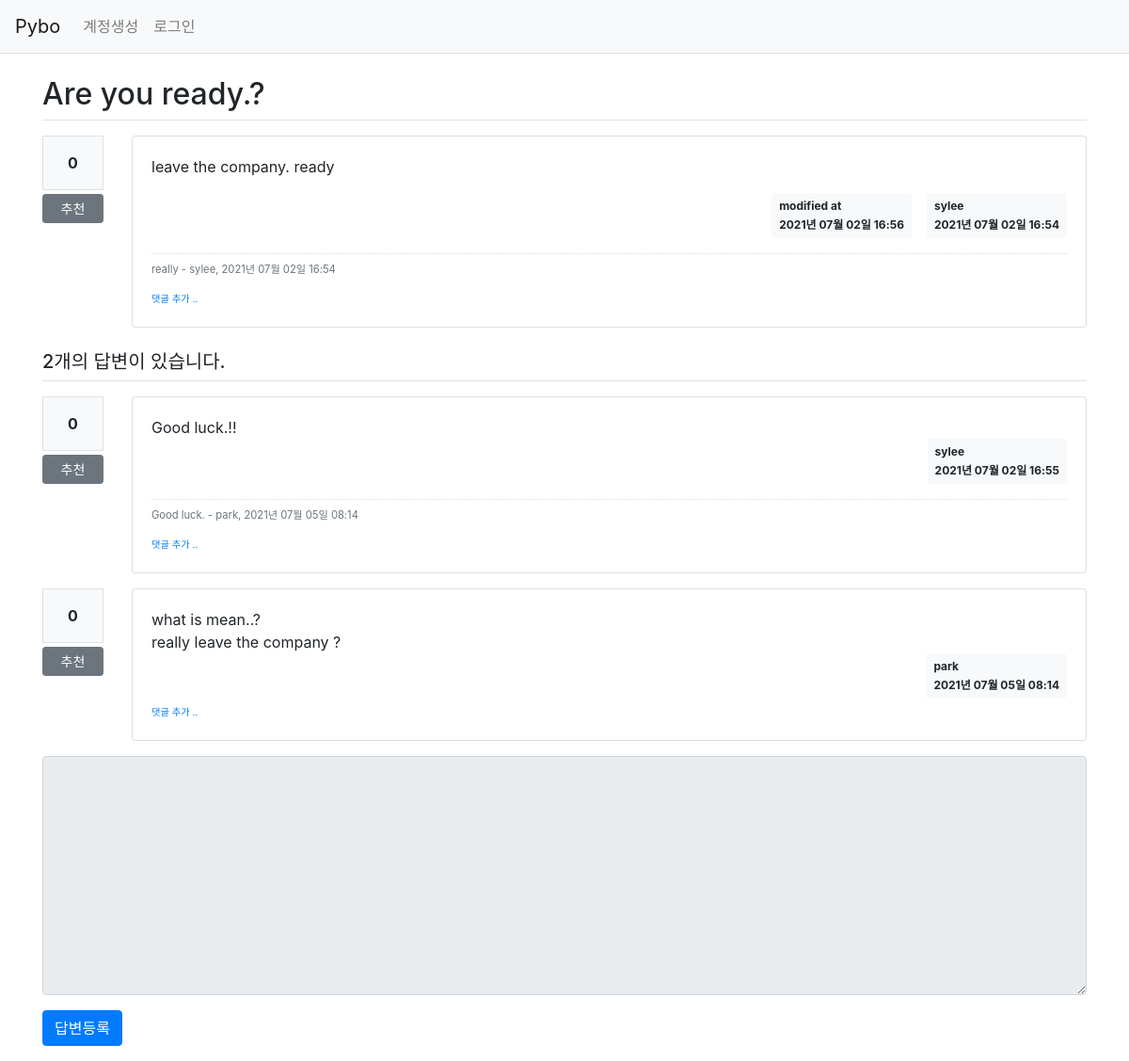
Screenshot of /question/detail/305/ with the database file from the repository.
### pybo/models.py (models this page shows)
class Question(db.Model):
    id = db.Column(db.Integer, primary_key=True)
    subject = db.Column(db.String(200), nullable=False)
    content = db.Column(db.Text(), nullable=False)
    create_date = db.Column(db.DateTime(), nullable=False)
    user_id = db.Column(db.Integer, db.ForeignKey('user.id', ondelete='CASCADE'), nullable=False)
    user = db.relationship('User', backref=db.backref('question_set'))
    modify_date = db.Column(db.DateTime(), nullable=True)
    voter = db.relationship('User', secondary=question_voter, backref=db.backref('question_voter_set'))

class User(db.Model):
    id = db.Column(db.Integer, primary_key=True)
    username = db.Column(db.String(150), unique=True, nullable=False)
    password = db.Column(db.String(200), nullable=False)
    email = db.Column(db.String(120), unique=True, nullable=False)

class Comment(db.Model):
    id = db.Column(db.Integer, primary_key=True)
    user_id = db.Column(db.Integer, db.ForeignKey('user.id', ondelete='CASCADE'), nullable=False)
    user = db.relationship('User', backref=db.backref('comment_set'))
    content = db.Column(db.Text(), nullable=False)
    create_date = db.Column(db.DateTime(), nullable=False)
    modify_date = db.Column(db.DateTime())
    question_id = db.Column(db.Integer, db.ForeignKey('question.id', ondelete='CASCADE'), nullable=True)
    question = db.relationship('Question', backref=db.backref('comment_set'))
    answer_id = db.Column(db.Integer, db.ForeignKey('answer.id', ondelete='CASCADE'), nullable=True)
    answer = db.relationship('Answer', backref=db.backref('comment_set'))

class Answer(db.Model):
    id = db.Column(db.Integer, primary_key=True)
    question_id = db.Column(db.Integer, db.ForeignKey('question.id', ondelete='CASCADE'))
    question = db.relationship('Question', backref=db.backref('answer_set'))
    content = db.Column(db.Text(), nullable=False)
    create_date = db.Column(db.DateTime(), nullable=False)
    user_id = db.Column(db.Integer, db.ForeignKey('user.id', ondelete='CASCADE'), nullable=False)
    user = db.relationship('User', backref=db.backref('answer_set'))
    modify_date = db.Column(db.DateTime(), nullable=True)
    voter = db.relationship('User', secondary=answer_voter, backref=db.backref('answer_voter_set'))

### pybo/views/question_views.py (the view)
@bp.route('/detail/<int:question_id>/')
def detail(question_id):
    form = AnswerForm()
    question = Question.query.get_or_404(question_id)
    return render_template('question/question_detail.html', question=question, form=form)

### pybo/forms.py
class AnswerForm(FlaskForm):
    content = TextAreaField('내용', validators=[DataRequired('내용은 필수입력 항목입니다.')])

### pybo/filter.py (called while the page is built)
def format_datetime(value, fmt='%Y년 %m월 %d일 %H:%M'):
    return value.strftime(fmt)

### pybo/views/auth_views.py (called while the page is built)
@bp.before_app_request
def load_logged_in_user():
    user_id = session.get('user_id')
    if user_id is None:
        g.user = None
    else:
        g.user = User.query.get(user_id)

### pybo/templates/question/question_detail.html (shortened to what this page needs)
{% extends 'base.html' %}
{% block content %}
<div class="container my-3">
    <h2 class="border-bottom py-2">{{ question.subject }}</h2>
    <div class="row my-3">
        <div class="col-1">
            <div class="bg-light text-center p-3 border font-weight-bolder mb-1">{{ question.voter|length }}</div>
            <a href="#" data-uri="{{ url_for('vote.question', question_id=question.id) }}"
               class="recommend btn btn-sm btn-secondary btn-block my-1">추천</a>
        </div>
        <div class="col-11">
            <div class="card">
                <div class="card-body">
                    <div class="card-text">{{ question.content|markdown }}</div>
                    <div class="d-flex justify-content-end">
                        {% if question.modify_date %}
                        <div class="badge badge-light p-2 text-left mx-3">
                            <div class="mb-2">modified at</div>
                            <div>{{ question.modify_date|datetime }}</div>
                        </div>
                        {% endif %}
                        <div class="badge badge-light p-2 text-left">
                            <div class="mb-2">{{ question.user.username }}</div>
                            <div>{{ question.create_date|datetime }}</div>
                        </div>
                    </div>
                    {% if question.comment_set|length > 0 %}
                    <div class="mt-3">
                    {% for comment in question.comment_set %}
                        <div class="comment py-2 text-muted">
                            <span style="white-space: pre-line;">{{ comment.content }}</span>
                            <span>
                                - {{ comment.user.username }}, {{ comment.create_date|datetime }}
                            </span>
                        </div>
                    {% endfor %}
                    </div>
                    {% endif %}
                    <div>
                        <a href="{{ url_for('comment.create_question', question_id=question.id) }}"
                           class="small"><small>댓글 추가 ..</small></a>
                    </div>
                </div>
            </div>
        </div>
    </div>
    <h5 class="border-bottom my-3 py-2">{{ question.answer_set|length }}개의 답변이 있습니다.</h5>
    {% for answer in question.answer_set %}
    <div class="row my-3">
        <div class="col-1">
            <div class="bg-light text-center p-3 border font-weight-bolder mb-1">{{ answer.voter|length }}</div>
            <a href="#" data-uri="{{ url_for('vote.answer', answer_id=answer.id) }}"
                class="recommend btn btn-sm btn-secondary btn-block my-1">추천</a>
        </div>
        <div class="col-11">
            <div class="card">
                <div class="card-body">
                    <div class="card-text" style="white-space: pre-line;">{{ answer.content }}</div>
                    <div class="d-flex justify-content-end">
                        <div class="badge badge-light p-2 text-left">
                            <div class="mb-2">{{ answer.user.username }}</div>
                            <div>{{ answer.create_date|datetime }}</div>
                        </div>
                    </div>
                    {% if answer.comment_set|length > 0 %}
                    <div class="mt-3">
                    {% for comment in answer.comment_set %}
                        <div class="comment py-2 text-muted">
                            <span style="white-space: pre-line;">{{ comment.content }}</span>
                            <span>
                                - {{ comment.user.username }}, {{ comment.create_date|datetime }}
                            </span>
                        </div>
                    {% endfor %}
                    </div>
                    {% endif %}
                    <div>
                        <a href="{{ url_for('comment.create_answer', answer_id=answer.id) }}"
                           class="small"><small>댓글 추가 ..</small></a>
                    </div>
                </div>
            </div>
        </div>
    </div>
    {% endfor %}
    <form action="{{ url_for('answer.create', question_id=question.id) }}" method="post" class="my-3">
        <div class="form-group">
            <textarea {% if not g.user %}disabled{% endif %}
                    name="content" id="content" class="form-control" rows="10"></textarea>
        </div>
        <input type="submit" value="답변등록" class="btn btn-primary">
    </form>
</div>
{% endblock %}

### pybo/templates/base.html (shortened to what this page needs)
<!doctype html>
<html lang="ko">
<head>
    <link rel="stylesheet" href="{{ url_for('static', filename='bootstrap.min.css') }}">
    <link rel="stylesheet" href="{{ url_for('static', filename='style.css') }}">
</head>
<body>
{% include "navbar.html" %}
{% block content %}
{% endblock %}
</body>
</html>

### pybo/templates/navbar.html (shortened to what this page needs)
<nav class="navbar navbar-expand-lg navbar-light bg-light border-bottom">
    <a class="navbar-brand" href="{{ url_for('main.index') }}">Pybo</a>
    <div class="collapse navbar-collapse flex-grow-0" id="navbarNav">
        {% if g.user %}
        <ul class="navbar-nav">
            <li class="nav-item ">
                <a class="nav-link" href="{{ url_for('auth.logout') }}">{{ g.user.username }} (로그아웃)</a>
            </li>
        </ul>
        {% else %}
        <ul class="navbar-nav">
            <li class="nav-item ">
                <a class="nav-link" href="{{ url_for('auth.signup') }}">계정생성</a>
            </li>
            <li class="nav-item ">
                <a class="nav-link" href="{{ url_for('auth.login') }}">로그인</a>
            </li>
        </ul>
        {% endif %}
    </div>
</nav>

### pybo/static/style.css (style rules this page uses)
.comment { border-top:dotted 1px #ddd; font-size:0.7em; }

### rows the page displays
Question: subject "Are you ready.?", content "leave the company. ready", modify_date "2021년 07월 02일 16:56", create_date "2021년 07월 02일 16:54"
User: user.username "sylee"
Comment: content "really", user.username "sylee", create_date "2021년 07월 02일 16:54"
Answer: voter|length "0", content "Good luck.!!", user.username "sylee", create_date "2021년 07월 02일 16:55"
Comment: content "Good luck.", user.username "park", create_date "2021년 07월 05일 08:14"
Answer: voter|length "0", content "what is mean..? really leave the company ?", user.username "park", create_date "2021년 07월 05일 08:14"

### other values shown
{{ question.voter|length }} "0"
{{ question.answer_set|length }} "2"
